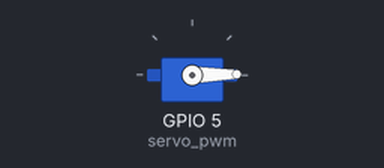
Bench run of a program on a simulated ESP32 board running MicroPython. On the bench: servo. Servo angles are drawn from the pulse width (0.5 ms = 0°, 2.5 ms = 180°).

Above: at 0.05 s.
Timing chart, 0 to 4.6 s (numbered marks = the images above):
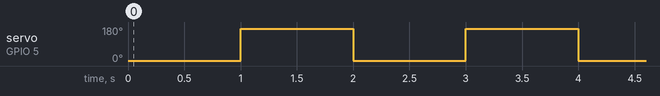

Measured:
- by itself, servo on GPIO 5 (servo_pwm): alternates 171° for 1.0 s and 1° for 1.0 s

The program:

main.py
```python
# Servo example

import time
from machine import Pin, PWM

servo_pwm = PWM(Pin(5), freq=50, duty=0)

# Angle 0: 0.5ms/20ms = 0.025 = 2.5% duty cycle
# => duty = 0.025*1024 = 25.6 ~ 26
# Angle 180: 2.4ms/20ms = 0.12 = 12% duty cycle
# => duty: 0.12*1024 = 122.88 ~ 123

while True:
    servo_pwm.duty(26) # 0 degree
    time.sleep(1)
    servo_pwm.duty(123) # 180 degree
    time.sleep(1)
```
